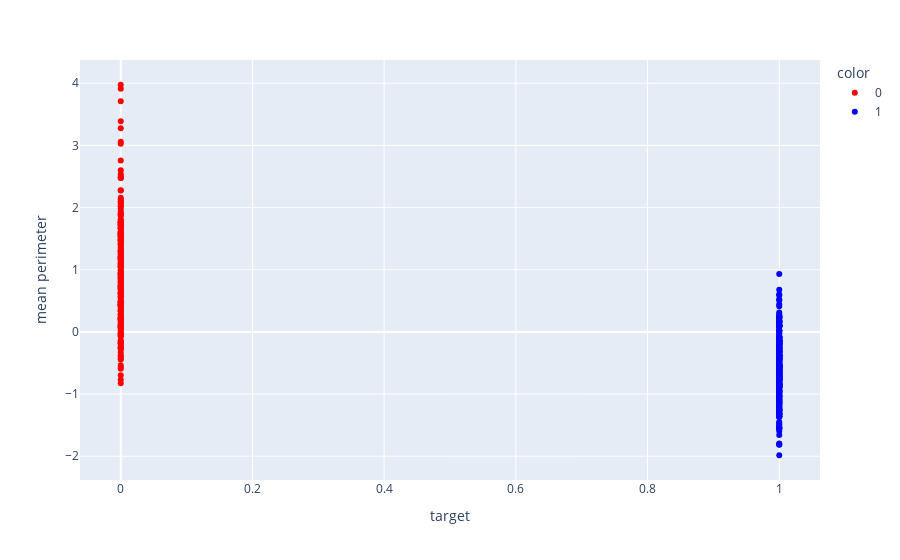

Notebook code for this chart:
### Code cell
# Visualisation
fig = px.scatter(df_data, "target", "mean perimeter",
           color=df_data["target"].astype(str),
           color_discrete_map={"1": "blue", "0": "red"})
fig.show()

### Figure 1 — Plotly figure (JSON) as saved in the notebook; plotly's stock layout.template omitted (floating-point values rounded to 4 significant figures; data arrays with more than 128 entries replaced by an {"elided": "..."} marker saying what was removed)
{"data": [{"hovertemplate": "color=0<br>target=%{x}<br>mean perimeter=%{y}<extra></extra>", "legendgroup": "0", "marker": {"color": "red", "symbol": "circle"}, "mode": "markers", "name": "0", "orientation": "v", "showlegend": true, "type": "scatter", "x": {"elided": "212 int values"}, "xaxis": "x", "y": {"elided": "212 float values"}, "yaxis": "y"}, {"hovertemplate": "color=1<br>target=%{x}<br>mean perimeter=%{y}<extra></extra>", "legendgroup": "1", "marker": {"color": "blue", "symbol": "circle"}, "mode": "markers", "name": "1", "orientation": "v", "showlegend": true, "type": "scatter", "x": {"elided": "357 int values"}, "xaxis": "x", "y": {"elided": "357 float values"}, "yaxis": "y"}], "layout": {"legend": {"title": {"text": "color"}, "tracegroupgap": 0}, "margin": {"t": 60}, "xaxis": {"anchor": "y", "domain": [0, 1], "title": {"text": "target"}}, "yaxis": {"anchor": "x", "domain": [0, 1], "title": {"text": "mean perimeter"}}}}
